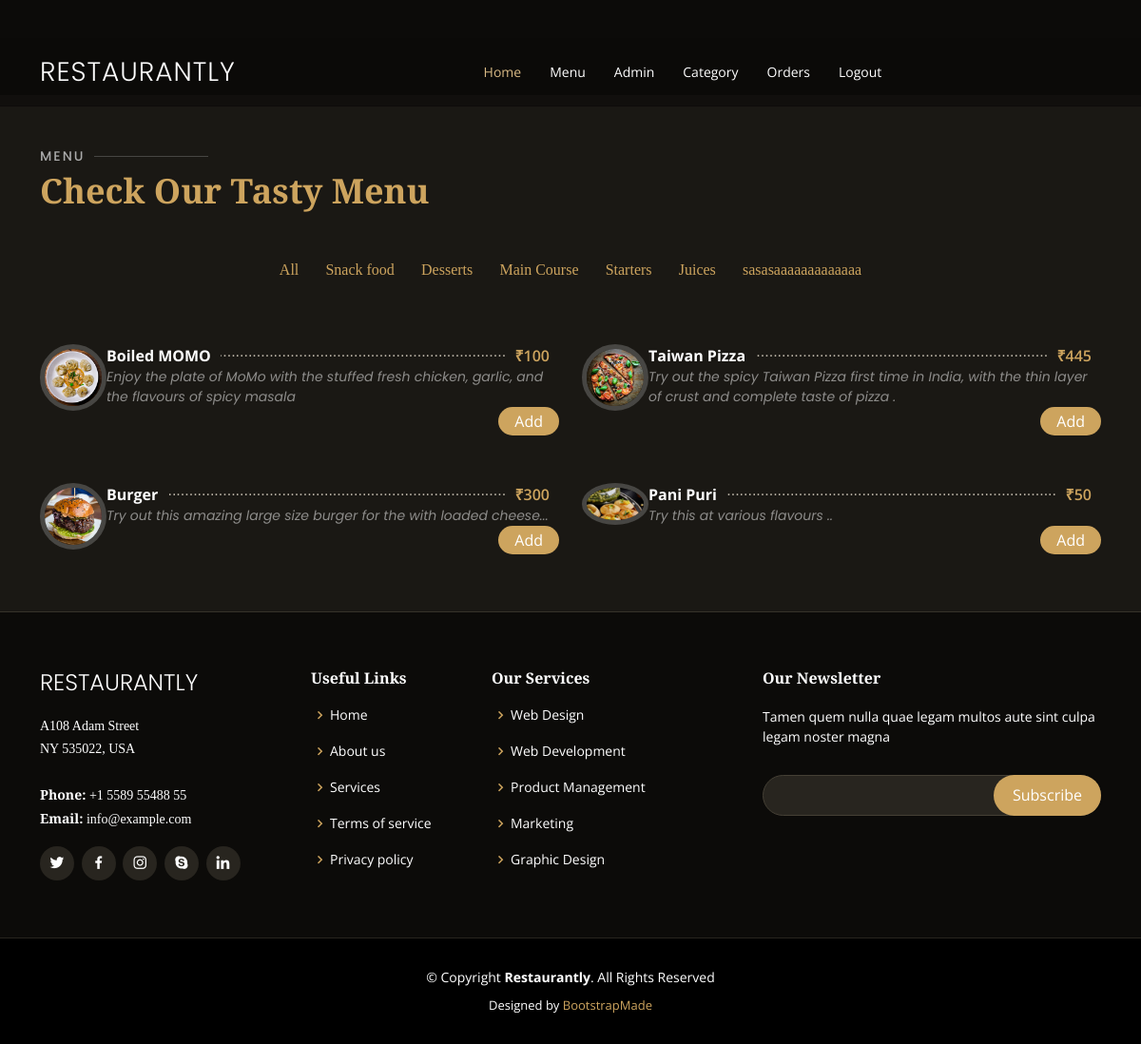
/category-foods.php?category_id=6 (signed in), run on the app's committed database.
### tables this page shows
CREATE TABLE `category` (
  `id` int(10) UNSIGNED NOT NULL,
  `title` varchar(100) NOT NULL,
  `image_name` varchar(255) NOT NULL,
  `featured` varchar(10) NOT NULL,
  `active` varchar(10) NOT NULL,
  `created_by` int(11) DEFAULT NULL,
  `updated_by` int(11) DEFAULT NULL
);

CREATE TABLE `food` (
  `id` int(10) UNSIGNED NOT NULL,
  `title` varchar(100) NOT NULL,
  `description` text NOT NULL,
  `price` decimal(10,0) NOT NULL,
  `image_name` varchar(255) NOT NULL,
  `category_id` int(10) UNSIGNED NOT NULL,
  `featured` varchar(10) NOT NULL,
  `active` varchar(10) NOT NULL,
  `created_by` int(11) DEFAULT NULL,
  `updated_by` int(11) DEFAULT NULL
);

### category-foods.php (the view, shortened to what this page needs)
<?php
include('header.php');
    if(isset($_GET['category_id']))
    {
        $category_id=$_GET['category_id'];
    }
    else
     {
        header('location:'.SITEURL);
    }
?>
<section id="menu" class="menu section-bg mtop">
      <div class="container" data-aos="fade-up">
        <div class="section-title">
          <h2>Menu</h2>
          <p>Check Our Tasty Menu</p>
        </div>
        <div class="row" data-aos="fade-up" data-aos-delay="100">
          <div class="col-lg-12 d-flex justify-content-center">
            <ul id="menu-flters">
            <?php
            $sqlcat="SELECT * FROM category WHERE active=1";
                 $cat=mysqli_query($conn, $sqlcat);
                 $count=mysqli_num_rows($cat);
                 if($count>0)
                 {
                   ?>
                   <li><a href="food.php">All</a></li>
                   <?php
                     while($row1=mysqli_fetch_assoc($cat))
                     {
?>
<li ><a href="category-foods.php?category_id=<?php echo $row1['id'];?>"><?php echo $row1['title'] ?></a></li>
<?php
                     }
                 }else
                 {
                     echo"<div class='error'>Category not Found.</div>";
                 }
                     ?>
            </ul>
          </div>
        </div>
        <div class="row menu-container" data-aos="fade-up" data-aos-delay="200">
<?php
     $sql2="SELECT * FROM food WHERE category_id=$category_id && active=1";
      $res=mysqli_query($conn, $sql2);
      $count=mysqli_num_rows($res);
      if($count>0)
      {
          while($row = mysqli_fetch_assoc($res))
          {
              $id=$row['id'];
              $title=$row['title'];
              $description=$row['description'];
              $price = $row['price'];
              $image_name=$row['image_name'];
              ?>
                <div class="col-lg-6 menu-item filter-starters">
    <img src="./images/food/<?php echo $image_name;?>" class="menu-img" alt="">
    <div class="menu-content">
      <a href="#"><?php echo $title; ?></a><span>₹<?php echo $price; ?></span>
    </div>
    <div class="menu-ingredients">
    <?php echo $description; ?>
    </div>
    <div class="textend">
              <button class="btn-order"><a style="color: white;" href="addToCarts.php?food_id=<?php echo $id; ?>">Add</a></button>
            </div>
  </div>
              <?php
          }
      }
      else
      {
          echo"<div class='error'>Food Not Found.</div>";
      }
    ?>
</div>
</div>
</section>
<?php
include('footer.php');
?>

### assets/css/style.css (style rules this page uses)
body { font-family: "Open Sans", sans-serif; background: #0c0b09; color: #fff; }
a { color: #cda45e; text-decoration: none; }
h1, h2, h3, h4, h5, h6 { font-family: "Playfair Display", serif; }
section { padding: 60px 0; overflow: hidden; }
.section-bg { background-color: #1a1814; }
.section-title { padding-bottom: 40px; }
.section-title h2 { font-size: 14px; font-weight: 500; padding: 0; line-height: 1px; margin: 0 0 5px 0; letter-spacing: 2px; text-transform: uppercase; color: #aaaaaa; font-family: "Poppins", sans-serif; }
.section-title h2::after { content: ""; width: 120px; height: 1px; display: inline-block; background: rgba(255, 255, 255, 0.2); margin: 4px 10px; }
.section-title p { margin: 0; margin: 0; font-size: 36px; font-weight: 700; font-family: "Playfair Display", serif; color: #cda45e; }
.menu #menu-flters { padding: 0; margin: 0 auto 0 auto; list-style: none; text-align: center; border-radius: 50px; }
.menu #menu-flters li { cursor: pointer; display: inline-block; padding: 8px 12px 10px 12px; font-size: 16px; font-weight: 500; line-height: 1; color: #fff; margin-bottom: 10px; transition: all ease-in-out 0.3s; border-radius: 50px; font-family: "Playfair Display", serif; }
.menu #menu-flters li:last-child { margin-right: 0; }
.menu .menu-item { margin-top: 50px; }
.menu .menu-img { width: 70px; border-radius: 50%; float: left; border: 5px solid rgba(255, 255, 255, 0.2); }
.menu .menu-content { overflow: hidden; display: flex; justify-content: space-between; position: relative; }
.menu .menu-content::after { content: "......................................................................" "...................................................................." "...................................................................."; position: absolute; left: 20px; right: 0; top: -4px; z-index: 1; color: #bab3a6; font-family: Arial, "Helvetica Neue", Helvetica, sans-serif; }
.menu .menu-content a { padding-right: 10px; background: #1a1814; position: relative; z-index: 3; font-weight: 700; color: white; transition: 0.3s; }
.menu .menu-content span { background: #1a1814; position: relative; z-index: 3; padding: 0 10px; font-weight: 600; color: #cda45e; }
.menu .menu-ingredients { font-style: italic; font-size: 14px; font-family: "Poppins", sans-serif; color: rgba(255, 255, 255, 0.5); }
.mtop { margin-top:100px; }
.textend { text-align: end; }
.btn-order { background: #cda45e; border: 0; padding: 3px 17px; color: #fff; transition: 0.4s; border-radius: 50px; }

### data on the page
category: title "Snack food"
category: title "Desserts"
category: title "Main Course"
category: title "Starters"
category: title "Juices"
category: title "sasasaaaaaaaaaaaaa"
food: image_name (picture), title "Boiled MOMO", price "100", description "Enjoy the plate of MoMo with the stuffed fresh chicken, garlic, and the flavours of spicy masala"
food: image_name (picture), title "Taiwan Pizza", price "445", description "Try out the spicy Taiwan Pizza first time in India, with the thin layer of crust and complete taste of pizza ."
food: image_name (picture), title "Burger", price "300", description "Try out this amazing large size burger for the with loaded cheese..."
food: image_name (picture), title "Pani Puri", price "50", description "Try this at various flavours .."
